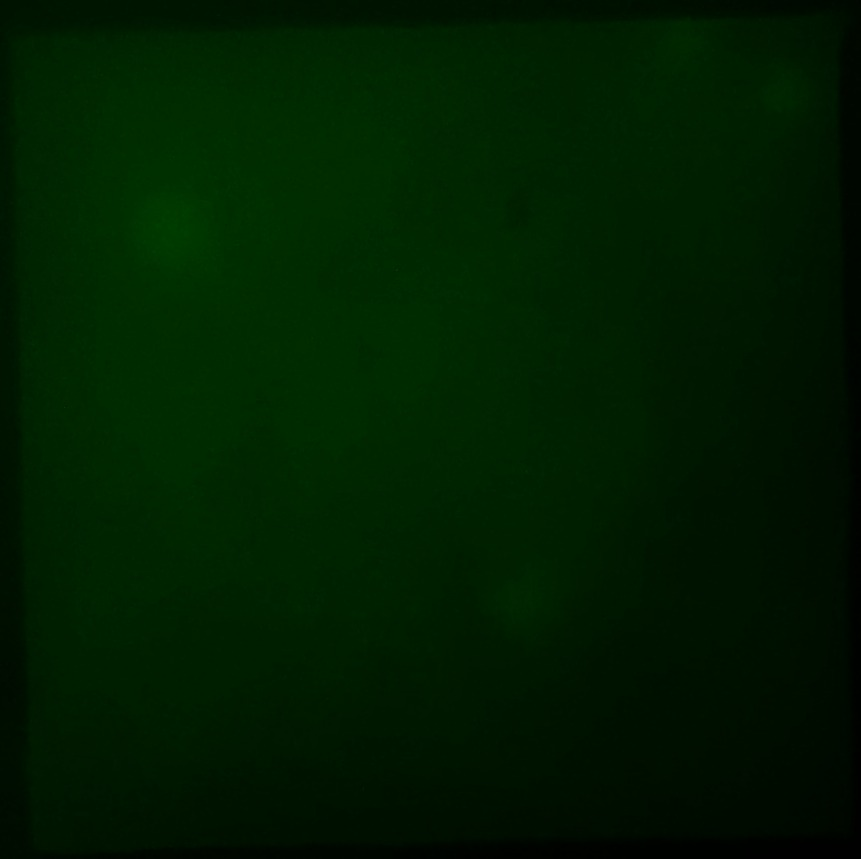
#> input picture qiaml/test_image.jpg, 861 x 859 px
$ python -i autocrop.py   (imports and definitions only)
#> lines starting #> are read from the running program, lines starting #| are printed output that depends on the picture; after the words box and inside, x2 and y2 are one past the last pixel; in counts of white or black regions, pixels touching at a corner belong together
# -*- coding: utf-8 -*-
"""
Contains the several useful image analysis functions, specifically crop and
apply_contrast.

Authors: Coleman Martin and Zoe Kaputa

"""
import cv2 as cv2
import numpy as np


def crop(array):
    """
    Returns a cropped version of the image with the path path.

    Parameters:
    - path: path to the image being cropped

    Returns:
    - cropped: image which is the cropped version of the image with the path
               path
    """
    img = array

    # leave only green color
    img[:, :, 0] = 0
    img[:, :, 2] = 0

    # convert to gray scale
    gray_img = cv2.cvtColor(img, cv2.COLOR_BGR2GRAY)

    # more contrast between foreground and background
    contrasted_img = apply_contrast(gray_img)

    # erode image
    kernel = np.ones((5, 5), np.uint8)
    eroded_img = cv2.erode(contrasted_img, kernel, iterations=15)

    # located contours
    contours = _locate_contours(eroded_img)

    img_contours = np.zeros(img.shape)
    cv2.drawContours(img_contours, contours, -1, (0, 255, 0), 3)

    # determine cropped image based on contours
    crop_box = _determine_cropped_image_box(img, contours)

    # crop the original image
    cropped = img[crop_box[1]:crop_box[3], crop_box[0]:crop_box[2]]

    return cropped


def apply_contrast(img):
    """
    Returns a contrasted version of img.

    Returns:
    - contrasted_img: contrasted version of img
    """

    contrast_threshold = 2
    grid_size = 2
    alpha = 3  # (1.0-3.0)
    beta = 0  # (0-100)

    # CLAHE (Contrast Limited Adaptive Histogram Equalization)
    clahe = cv2.createCLAHE(clipLimit=contrast_threshold,
                            tileGridSize=(grid_size, grid_size))
    clahe_img = clahe.apply(img)

    adjusted = cv2.convertScaleAbs(clahe_img, alpha=alpha, beta=beta)

    return adjusted


def _locate_contours(img):
    """
    Returns the substantial contours in img.

    Parameters:
    - img: the image being analyzed

    Returns:
    - substantial_contours: the substantial contours in img
    """

    min_threshold = 75
    threshold_output = 255
    min_countour_area = 15000

    _, threshold = cv2.threshold(img, min_threshold,
                                 threshold_output,
                                 cv2.THRESH_BINARY)

    # dilated = cv2.morphologyEx(threshold, cv2.MORPH_OPEN,
    #                            cv2.getStructuringElement(cv2.MORPH_ELLIPSE,
    #                            (10, 10)))

    contours, _ = cv2.findContours(threshold, cv2.RETR_LIST,
                                   cv2.CHAIN_APPROX_SIMPLE)

    substantial_contours = []
    for contour in contours:
        if cv2.contourArea(contour) > min_countour_area:
            substantial_contours.append(contour)

    cv2.drawContours(img, contours, -1, (0, 255, 0), 3)

    return substantial_contours


def _determine_cropped_image_box(img, contours):
    """
    Returns the pixel box including all contours in contours.

    Parameters:
    - img: the image being analyzed
    - contours: a list of countours thats locations should be included in the
                outputted box size

    Returns:
    - crop_box: the pixel box including all contours in contours in form [left,
                top, right, bottom]
    """
    # https://stackoverflow.com/questions/37803903/opencv-and-python-for-auto-cropping
    crop_box = [-1, -1, -1, -1]
    for contour in contours:
        contour_x, contour_y, contour_w, contour_h = cv2.boundingRect(contour)
        if crop_box[0] < 0:
            crop_box = [contour_x, contour_y, contour_x + contour_w,
                        contour_y + contour_h]
        elif contour_x > np.shape(img)[0] / 2:
            crop_box[0] = min(contour_x, crop_box[0])
            crop_box[1] = min(contour_y, crop_box[1])
            crop_box[2] = max(contour_x + contour_w, crop_box[2])
            crop_box[3] = max(contour_y + contour_h, crop_box[3])

    # add bounding space
    crop_box[0] = max(0, crop_box[0] - 50)
    crop_box[1] = max(0, crop_box[1] - 50)
    crop_box[2] = min(np.shape(img)[0], crop_box[2] + 100)
    crop_box[3] = min(np.shape(img)[1], crop_box[3] + 100)

    return crop_box

>>> import cv2
>>> picture = cv2.imread('qiaml/test_image.jpg')
#> picture is the input picture: shape (859, 861, 3); mean B, G, R 0.2, 29.1, 0.3
>>> result = crop(picture)
#> in crop, `img[:, :, 0] = 0`: img: shape (859, 861, 3); 19.99% of pixels changed, all inside (x1, y1, x2, y2) = (0, 0, 861, 859)
#> in crop, `gray_img = cv2.cvtColor(img, cv2.COLOR_BGR2GRAY)`:
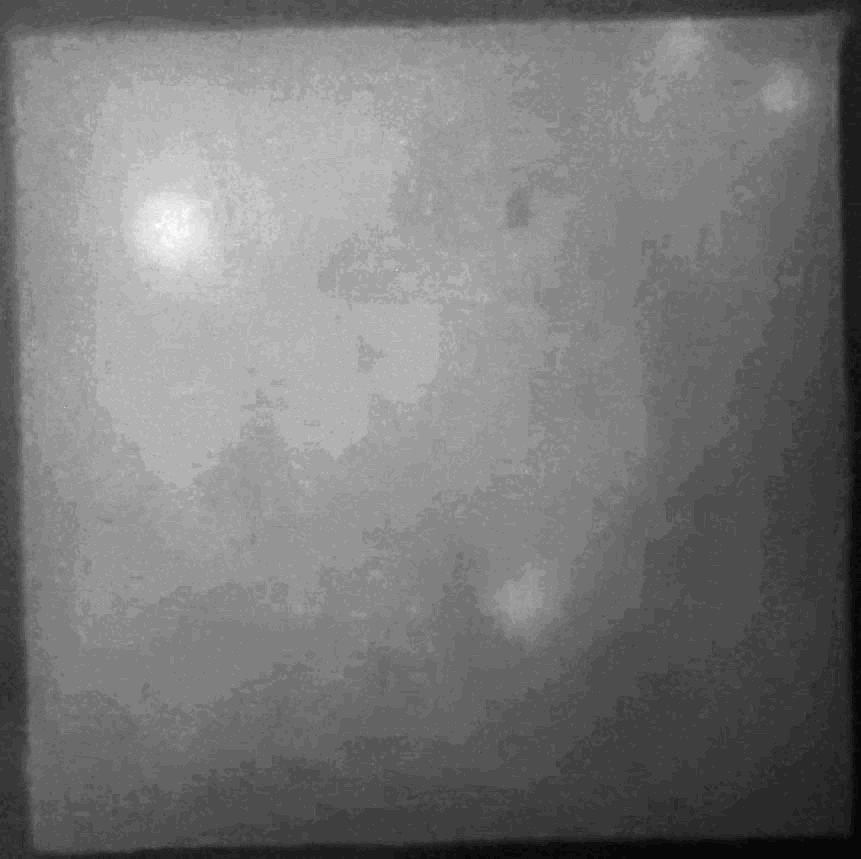
#> gray_img: shape (859, 861); min 0, max 36, mean 17.1; drawn with min black and max white
#> in apply_contrast, `clahe_img = clahe.apply(img)`:
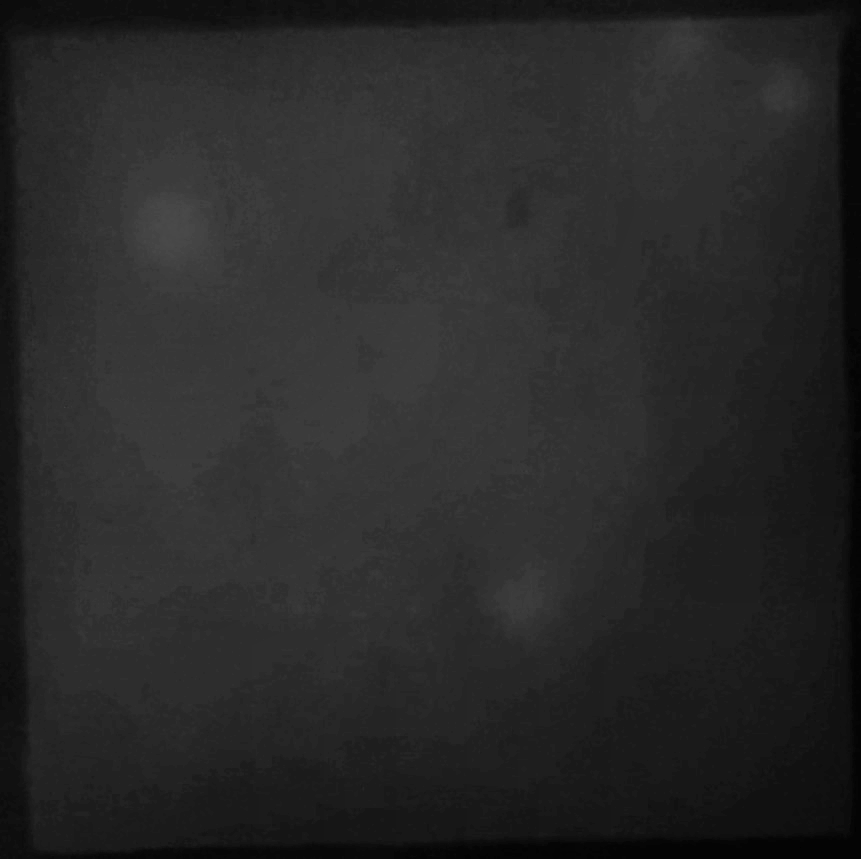
#> clahe_img: shape (859, 861); min 1, max 74, mean 40.5
#> in apply_contrast, `adjusted = cv2.convertScaleAbs(clahe_img, alpha=alpha, beta=beta)`:
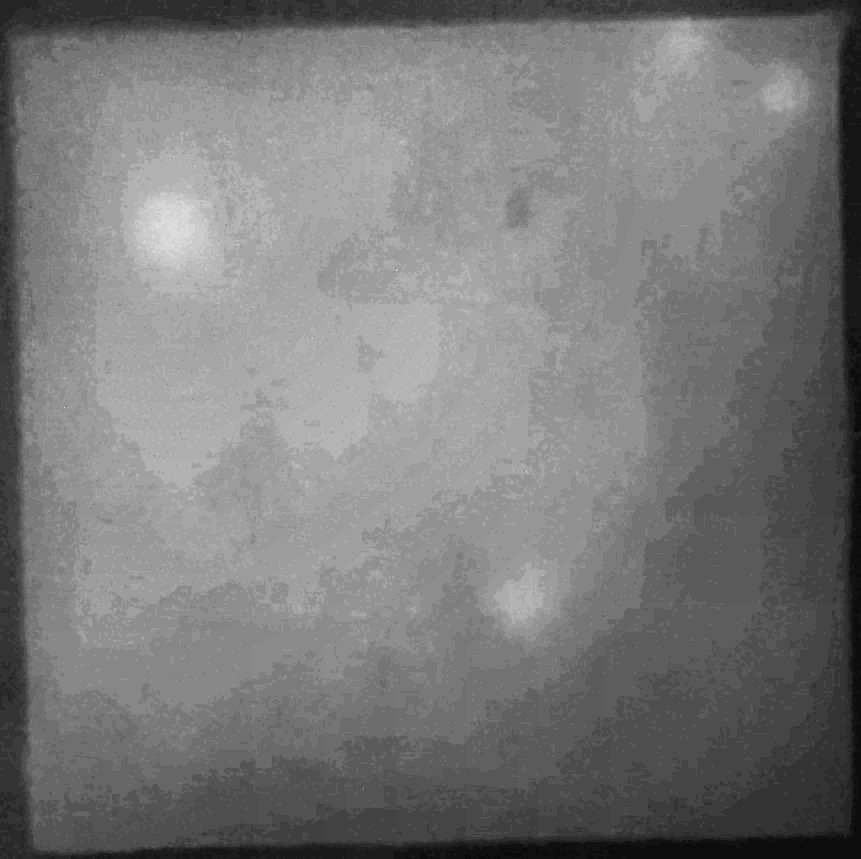
#> adjusted: shape (859, 861); min 3, max 222, mean 121.4
#> in _locate_contours, `_, threshold = cv2.threshold(img, min_threshold, threshold_output, cv2..`:
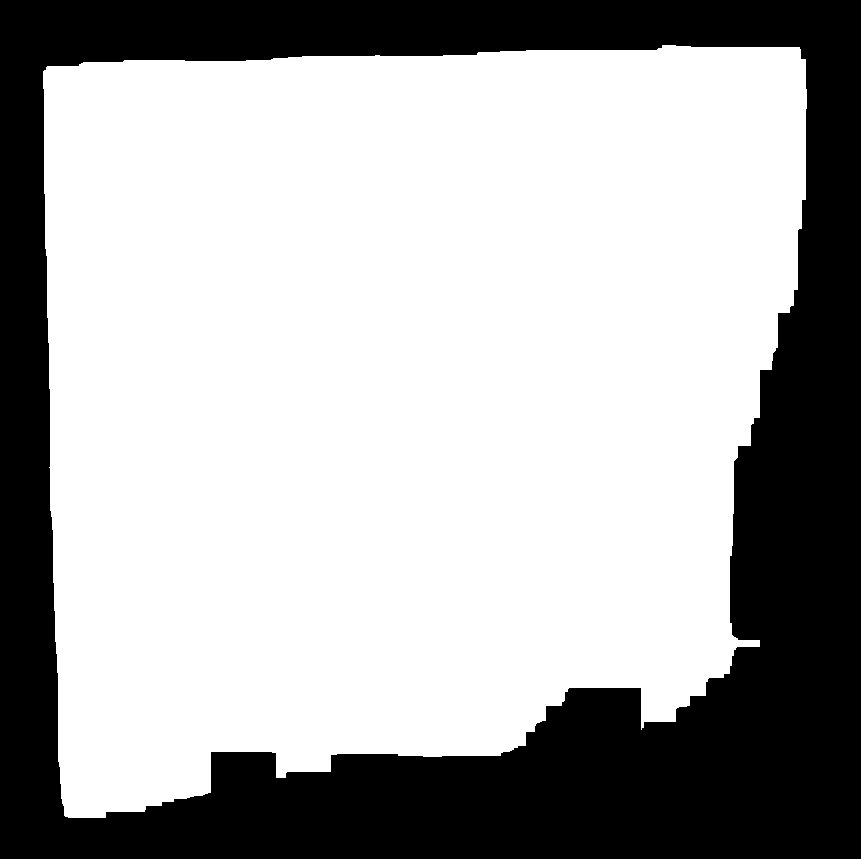
#> threshold: shape (859, 861); 67.3% white; 1 black region
#> in _locate_contours, `contours, _ = cv2.findContours(threshold, cv2.RETR_LIST, cv2.CHAIN_APP..`: contours = 1 contour; box (x1, y1, x2, y2) and area: (43, 45, 807, 818) 496544
#> the loop in _locate_contours, `for contour in contours:` made 1 pass
#> after the loop in _locate_contours, `for contour in contours:`: substantial_contours has the same summary as contours
#> in _locate_contours, `cv2.drawContours(img, contours, -1, (0, 255, 0), 3)`:
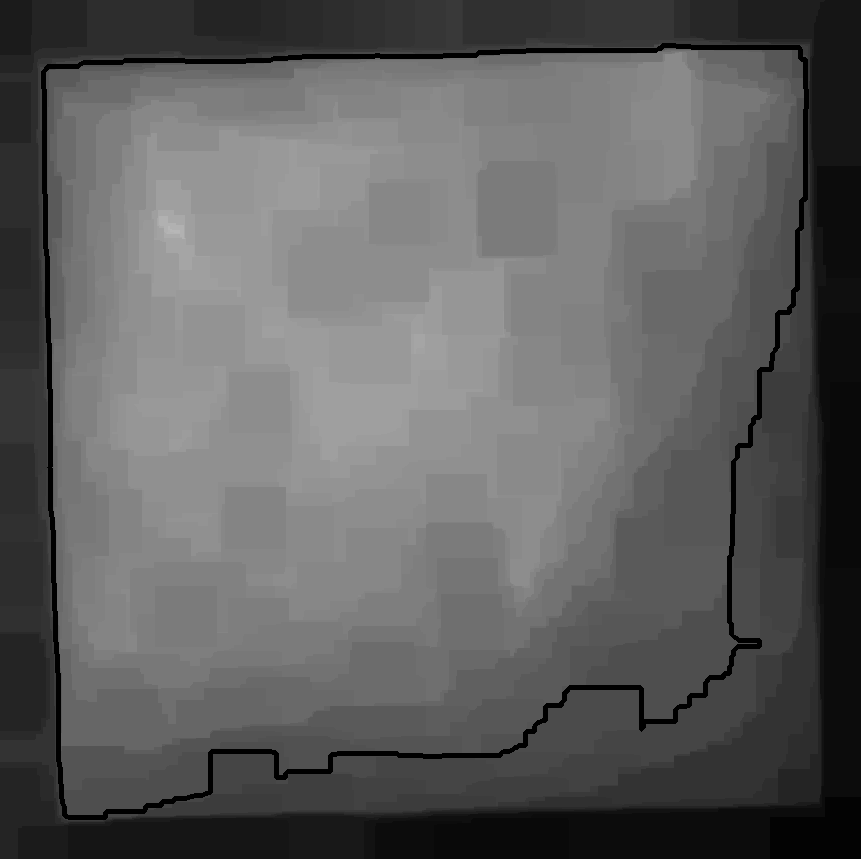
#> img: shape (859, 861); min 0, max 183, mean 94.9
#> in crop, `cv2.drawContours(img_contours, contours, -1, (0, 255, 0), 3)`:
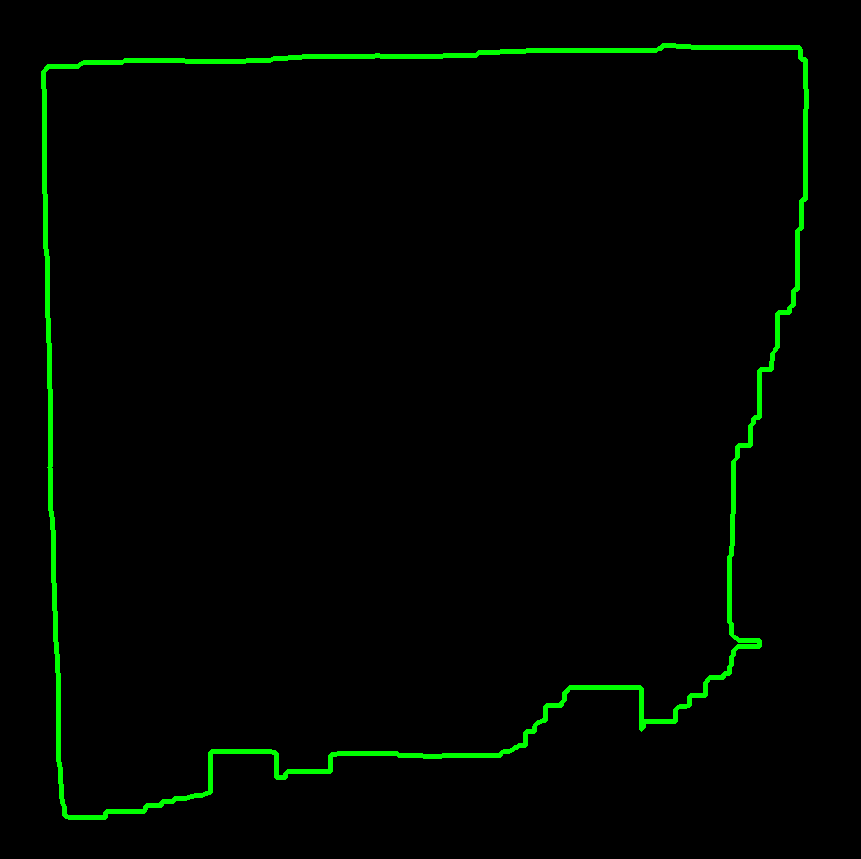
#> img_contours: shape (859, 861, 3) float64; mean of channels 0, 1, 2 0, 5.3, 0; drawn as B, G, R
#> the loop in _determine_cropped_image_box, `for contour in contours:` made 1 pass
#> (contour_x, contour_y, contour_w, contour_h) on pass 1: (43, 45, 764, 773)
#> in crop, `crop_box = _determine_cropped_image_box(img, contours)`: crop_box = [0, 0, 859, 861]
